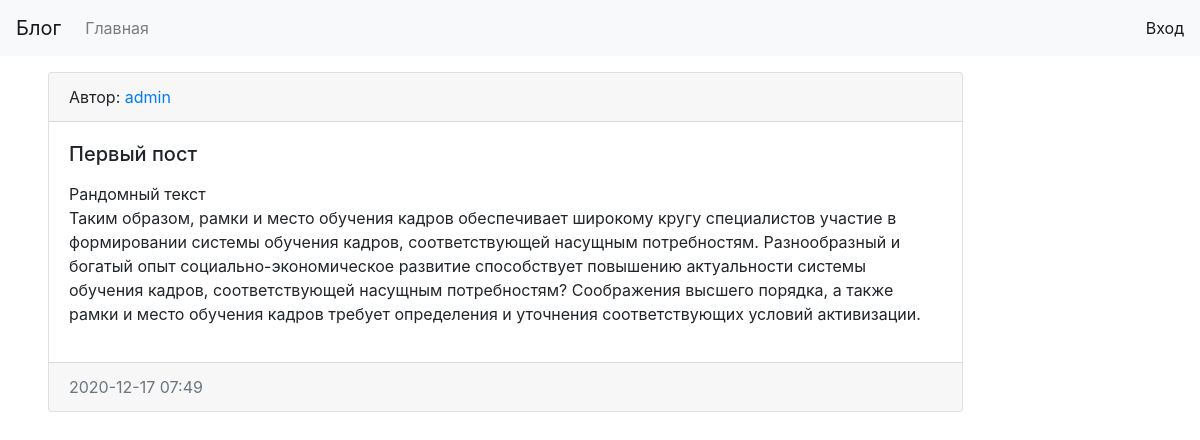
The app's page /posts/1/ with its own data.
### blogs/models.py (models this page shows, shortened)
class Blogs(models.Model):
    title = models.CharField(max_length=150, verbose_name='Заголовок поста')
    content = models.TextField(max_length=1000, verbose_name='Текст')
    author = models.ForeignKey('auth.User', on_delete=models.CASCADE, )
    date_created = models.DateTimeField(auto_now_add=True, verbose_name='Дата публикации')
    class Meta:
        verbose_name = 'Пост'
        verbose_name_plural = 'Посты'
        ordering = ['-date_created']

### blogs/views.py (the view)
# urls.py: path('posts/<int:post_id>/', view_post, name='view_post'),
def view_post(request, post_id):
    post_item = get_object_or_404(Blogs, pk=post_id) # возвращает 404, если объект модели не найден
    context = {
        'post_item': post_item,
    }
    return render(request=request, template_name='blogs/view_post.html', context=context)

### blogs/templates/blogs/view_post.html (shortened to what this page needs)
{% extends 'base.html' %}
{% block content %}
<div class="card mb-3">
      <div class="card-header">
      Автор: <a href="{% url 'author_name' post_item.author.username %}">{{post_item.author}}</a>
    </div>
    <div class="card-body">
      <div class="media">
        <div class="media-body">
          <h5 class="card-title">{{post_item.title}}</h5>
          <p class="card-text">{{post_item.content|linebreaks}}</p>
        </div>
      </div>
    </div>
    <div class="card-footer text-muted">
      {{post_item.date_created|date:"Y-m-d H:i"}}
    </div>
  </div>
{% endblock %}

### blogtask/static/css/style.css (style rules this page uses)
body { background-color: #fff; }

### records on screen
Blogs: author "admin", title "Первый пост", content "Рандомный текст Таким образом, рамки и место обучения кадров обеспечивает широкому кругу специалистов участие в формировании системы обучения кадров, соответствующей насущным потребностям. Разнообразный и богатый опыт социально-экономическое развитие способствует повышению актуальности системы обучения кадров, соответствующей насущным потребностям? Соображения высшего порядка, а также рамки и место обучения кадров требует определения и уточнения соответствующих условий активизации.", date_created "2020-12-17 07:49"
